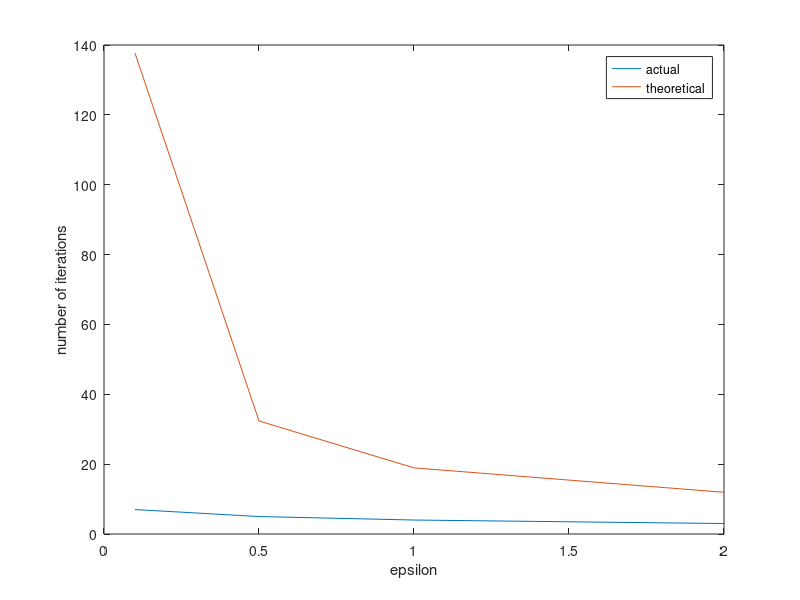
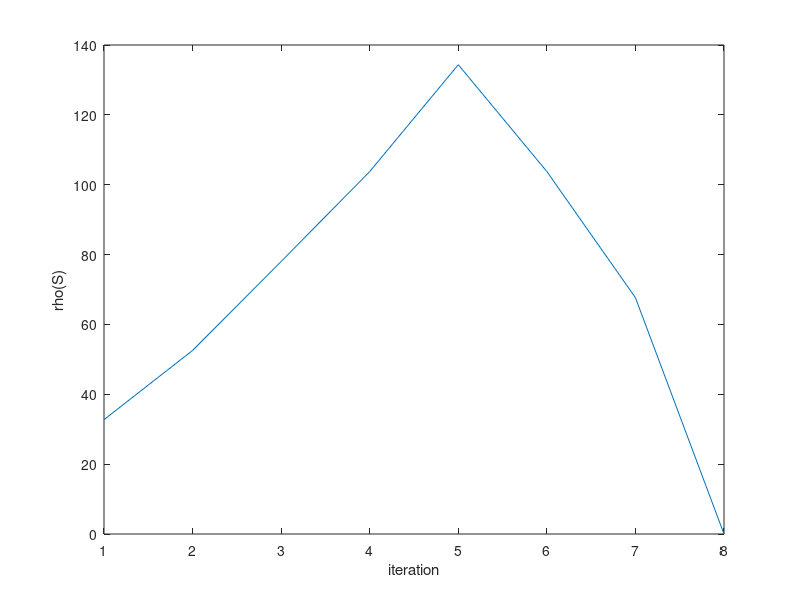
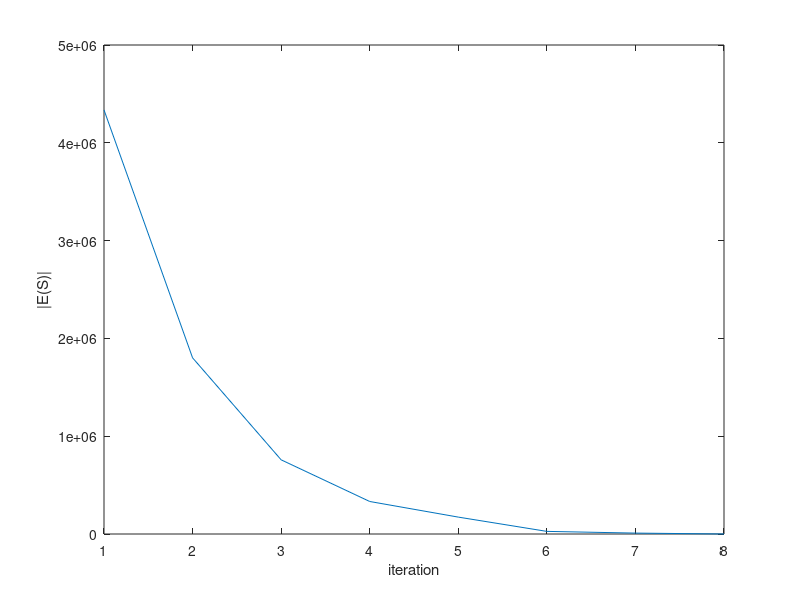
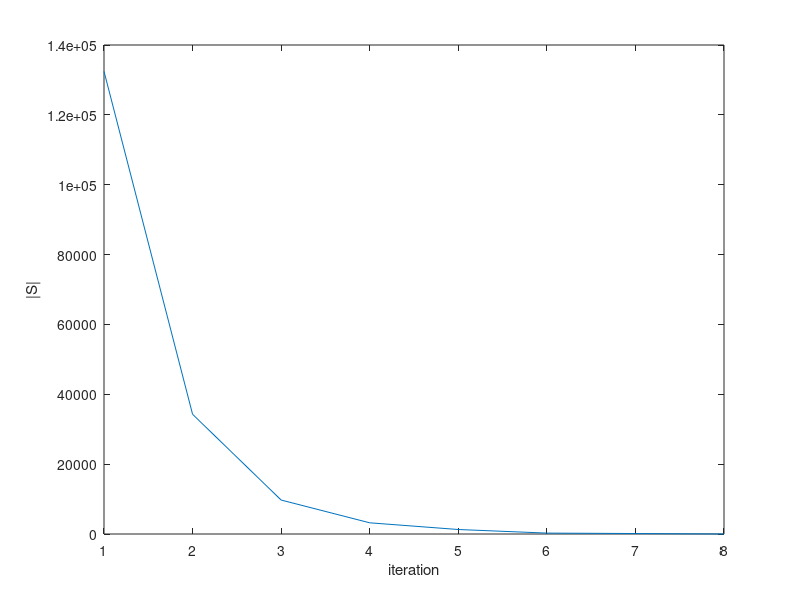

Here is the MATLAB script that generated these plots, in order:
% part i
iteration = importdata('q4c1.txt');
actual = [7 5 4 3];
epsilon = [0.1 0.5 1 2];
theoretical = log(499923)./log(1+epsilon);
figure();
plot(epsilon, actual, epsilon, theoretical)
xlabel('epsilon')
ylabel('number of iterations')
legend('actual','theoretical')
% part ii
graph = importdata('q4c2.txt');
number = graph(:,1);
rho = graph(:,2);
E = graph(:,3);
S = graph(:,4);
figure();
plot(number, rho)
xlabel('iteration')
ylabel('rho(S)')
figure();
plot(number, E)
xlabel('iteration')
ylabel('|E(S)|')
figure();
plot(number, S)
xlabel('iteration')
ylabel('|S|')
% part iii
community = importdata('q4c3.txt');
dense = 1:20;
rhoc = community(:,1);
Ec = community(:,2);
Sc = community(:,3);
figure();
plot(dense, rhoc)
xlabel('community')
ylabel('rho(S)')
figure();
plot(dense, Ec)
xlabel('community')
ylabel('|E(S)|')
figure();
plot(dense, Sc)
xlabel('community')
ylabel('|S|')
